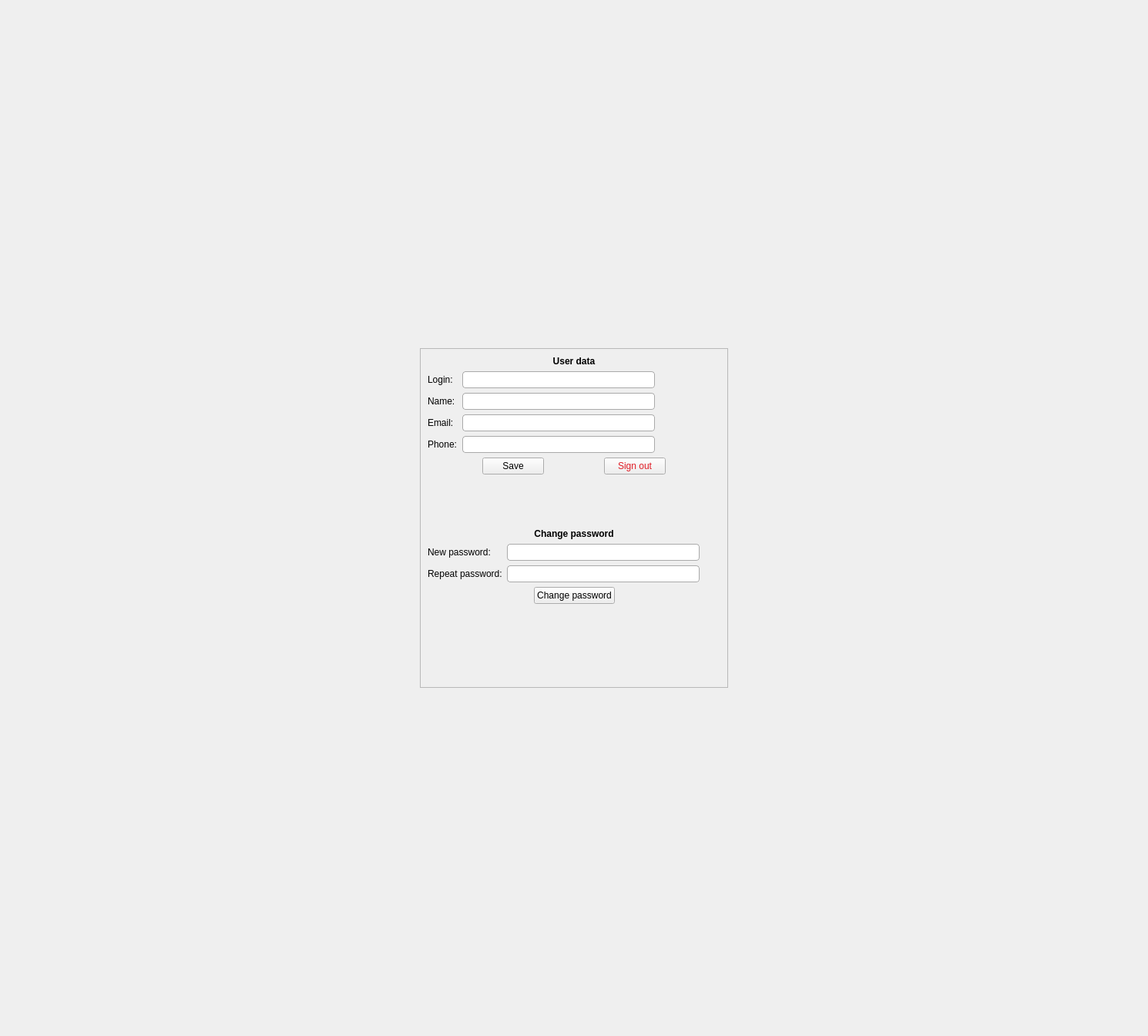
<?xml version="1.0" encoding="UTF-8"?>
<ui version="4.0">
 <class>ScreenUserProfile</class>
 <widget class="QWidget" name="ScreenUserProfile">
  <property name="geometry">
   <rect>
    <x>0</x>
    <y>0</y>
    <width>1490</width>
    <height>1345</height>
   </rect>
  </property>
  <property name="minimumSize">
   <size>
    <width>320</width>
    <height>0</height>
   </size>
  </property>
  <property name="windowTitle">
   <string>Form</string>
  </property>
  <layout class="QGridLayout" name="gridLayout">
   <item row="0" column="1">
    <spacer name="verticalSpacer_4">
     <property name="orientation">
      <enum>Qt::Orientation::Vertical</enum>
     </property>
     <property name="sizeHint" stdset="0">
      <size>
       <width>20</width>
       <height>157</height>
      </size>
     </property>
    </spacer>
   </item>
   <item row="1" column="0">
    <spacer name="horizontalSpacer_2">
     <property name="orientation">
      <enum>Qt::Orientation::Horizontal</enum>
     </property>
     <property name="sizeHint" stdset="0">
      <size>
       <width>335</width>
       <height>20</height>
      </size>
     </property>
    </spacer>
   </item>
   <item row="1" column="1">
    <widget class="QFrame" name="frame">
     <property name="sizePolicy">
      <sizepolicy hsizetype="Fixed" vsizetype="Expanding">
       <horstretch>0</horstretch>
       <verstretch>0</verstretch>
      </sizepolicy>
     </property>
     <property name="minimumSize">
      <size>
       <width>400</width>
       <height>0</height>
      </size>
     </property>
     <property name="maximumSize">
      <size>
       <width>400</width>
       <height>16777215</height>
      </size>
     </property>
     <property name="frameShape">
      <enum>QFrame::Shape::StyledPanel</enum>
     </property>
     <property name="frameShadow">
      <enum>QFrame::Shadow::Raised</enum>
     </property>
     <layout class="QVBoxLayout" name="verticalLayout">
      <item>
       <widget class="QLabel" name="changePasswordLabel_2">
        <property name="font">
         <font>
          <bold>true</bold>
         </font>
        </property>
        <property name="text">
         <string>User data</string>
        </property>
        <property name="alignment">
         <set>Qt::AlignmentFlag::AlignCenter</set>
        </property>
       </widget>
      </item>
      <item>
       <layout class="QFormLayout" name="formLayout">
        <item row="0" column="0">
         <widget class="QLabel" name="label">
          <property name="text">
           <string>Login:</string>
          </property>
         </widget>
        </item>
        <item row="0" column="1">
         <widget class="QLineEdit" name="loginLineEdit">
          <property name="enabled">
           <bool>true</bool>
          </property>
          <property name="sizePolicy">
           <sizepolicy hsizetype="Fixed" vsizetype="Fixed">
            <horstretch>0</horstretch>
            <verstretch>0</verstretch>
           </sizepolicy>
          </property>
          <property name="minimumSize">
           <size>
            <width>250</width>
            <height>0</height>
           </size>
          </property>
          <property name="maximumSize">
           <size>
            <width>250</width>
            <height>16777215</height>
           </size>
          </property>
          <property name="styleSheet">
           <string notr="true">color: black; border:1px solid #aaa; border-radius:4px; padding:2px;</string>
          </property>
          <property name="readOnly">
           <bool>true</bool>
          </property>
         </widget>
        </item>
        <item row="1" column="0">
         <widget class="QLabel" name="label_2">
          <property name="text">
           <string>Name:</string>
          </property>
         </widget>
        </item>
        <item row="1" column="1">
         <widget class="QLineEdit" name="nameLineEdit">
          <property name="enabled">
           <bool>true</bool>
          </property>
          <property name="sizePolicy">
           <sizepolicy hsizetype="Fixed" vsizetype="Fixed">
            <horstretch>0</horstretch>
            <verstretch>0</verstretch>
           </sizepolicy>
          </property>
          <property name="minimumSize">
           <size>
            <width>250</width>
            <height>0</height>
           </size>
          </property>
          <property name="maximumSize">
           <size>
            <width>250</width>
            <height>16777215</height>
           </size>
          </property>
          <property name="styleSheet">
           <string notr="true">color: black; border:1px solid #aaa; border-radius:4px; padding:2px;</string>
          </property>
         </widget>
        </item>
        <item row="2" column="0">
         <widget class="QLabel" name="label_4">
          <property name="text">
           <string>Email:</string>
          </property>
         </widget>
        </item>
        <item row="2" column="1">
         <widget class="QLineEdit" name="emailLineEdit">
          <property name="enabled">
           <bool>true</bool>
          </property>
          <property name="sizePolicy">
           <sizepolicy hsizetype="Fixed" vsizetype="Fixed">
            <horstretch>0</horstretch>
            <verstretch>0</verstretch>
           </sizepolicy>
          </property>
          <property name="minimumSize">
           <size>
            <width>250</width>
            <height>0</height>
           </size>
          </property>
          <property name="maximumSize">
           <size>
            <width>250</width>
            <height>16777215</height>
           </size>
          </property>
          <property name="toolTip">
           <string/>
          </property>
          <property name="styleSheet">
           <string notr="true">color: black; border:1px solid #aaa; border-radius:4px; padding:2px;</string>
          </property>
         </widget>
        </item>
        <item row="3" column="0">
         <widget class="QLabel" name="label_3">
          <property name="text">
           <string>Phone:</string>
          </property>
         </widget>
        </item>
        <item row="3" column="1">
         <widget class="QLineEdit" name="phoneLineEdit">
          <property name="enabled">
           <bool>true</bool>
          </property>
          <property name="sizePolicy">
           <sizepolicy hsizetype="Fixed" vsizetype="Fixed">
            <horstretch>0</horstretch>
            <verstretch>0</verstretch>
           </sizepolicy>
          </property>
          <property name="minimumSize">
           <size>
            <width>250</width>
            <height>0</height>
           </size>
          </property>
          <property name="maximumSize">
           <size>
            <width>250</width>
            <height>16777215</height>
           </size>
          </property>
          <property name="styleSheet">
           <string notr="true">color: black; border:1px solid #aaa; border-radius:4px; padding:2px;</string>
          </property>
         </widget>
        </item>
       </layout>
      </item>
      <item>
       <layout class="QHBoxLayout" name="horizontalLayout">
        <item>
         <spacer name="horizontalSpacer_4">
          <property name="orientation">
           <enum>Qt::Orientation::Horizontal</enum>
          </property>
          <property name="sizeHint" stdset="0">
           <size>
            <width>40</width>
            <height>20</height>
           </size>
          </property>
         </spacer>
        </item>
        <item>
         <widget class="QPushButton" name="savePushButton">
          <property name="enabled">
           <bool>true</bool>
          </property>
          <property name="text">
           <string>Save</string>
          </property>
         </widget>
        </item>
        <item>
         <spacer name="horizontalSpacer">
          <property name="orientation">
           <enum>Qt::Orientation::Horizontal</enum>
          </property>
          <property name="sizeHint" stdset="0">
           <size>
            <width>40</width>
            <height>20</height>
           </size>
          </property>
         </spacer>
        </item>
        <item>
         <widget class="QPushButton" name="cancelPushButton">
          <property name="enabled">
           <bool>true</bool>
          </property>
          <property name="styleSheet">
           <string notr="true">color: rgb(224, 27, 36);</string>
          </property>
          <property name="text">
           <string>Sign out</string>
          </property>
         </widget>
        </item>
        <item>
         <spacer name="horizontalSpacer_5">
          <property name="orientation">
           <enum>Qt::Orientation::Horizontal</enum>
          </property>
          <property name="sizeHint" stdset="0">
           <size>
            <width>40</width>
            <height>20</height>
           </size>
          </property>
         </spacer>
        </item>
       </layout>
      </item>
      <item>
       <spacer name="verticalSpacer_6">
        <property name="orientation">
         <enum>Qt::Orientation::Vertical</enum>
        </property>
        <property name="sizeType">
         <enum>QSizePolicy::Policy::Fixed</enum>
        </property>
        <property name="sizeHint" stdset="0">
         <size>
          <width>20</width>
          <height>13</height>
         </size>
        </property>
       </spacer>
      </item>
      <item>
       <widget class="QLabel" name="hintLabel">
        <property name="sizePolicy">
         <sizepolicy hsizetype="Fixed" vsizetype="Fixed">
          <horstretch>0</horstretch>
          <verstretch>0</verstretch>
         </sizepolicy>
        </property>
        <property name="minimumSize">
         <size>
          <width>300</width>
          <height>32</height>
         </size>
        </property>
        <property name="maximumSize">
         <size>
          <width>300</width>
          <height>32</height>
         </size>
        </property>
        <property name="text">
         <string/>
        </property>
        <property name="wordWrap">
         <bool>true</bool>
        </property>
       </widget>
      </item>
      <item>
       <spacer name="verticalSpacer_5">
        <property name="orientation">
         <enum>Qt::Orientation::Vertical</enum>
        </property>
        <property name="sizeType">
         <enum>QSizePolicy::Policy::Fixed</enum>
        </property>
        <property name="sizeHint" stdset="0">
         <size>
          <width>40</width>
          <height>13</height>
         </size>
        </property>
       </spacer>
      </item>
      <item>
       <widget class="QLabel" name="changePasswordLabel">
        <property name="font">
         <font>
          <bold>true</bold>
         </font>
        </property>
        <property name="text">
         <string>Change password</string>
        </property>
        <property name="alignment">
         <set>Qt::AlignmentFlag::AlignCenter</set>
        </property>
       </widget>
      </item>
      <item>
       <layout class="QFormLayout" name="formLayout_2">
        <item row="0" column="0">
         <widget class="QLabel" name="newPasswordLabel">
          <property name="text">
           <string>New password:</string>
          </property>
         </widget>
        </item>
        <item row="0" column="1">
         <widget class="QLineEdit" name="passwordLineEdit">
          <property name="enabled">
           <bool>true</bool>
          </property>
          <property name="sizePolicy">
           <sizepolicy hsizetype="Fixed" vsizetype="Fixed">
            <horstretch>0</horstretch>
            <verstretch>0</verstretch>
           </sizepolicy>
          </property>
          <property name="minimumSize">
           <size>
            <width>250</width>
            <height>0</height>
           </size>
          </property>
          <property name="maximumSize">
           <size>
            <width>250</width>
            <height>16777215</height>
           </size>
          </property>
          <property name="toolTip">
           <string>At least 5 and no more than 20 characters, at least one uppercase letter and one digit (Latin letters only)</string>
          </property>
          <property name="styleSheet">
           <string notr="true">color: black; border:1px solid #aaa; border-radius:4px; padding:2px;</string>
          </property>
          <property name="echoMode">
           <enum>QLineEdit::EchoMode::PasswordEchoOnEdit</enum>
          </property>
         </widget>
        </item>
        <item row="1" column="0">
         <widget class="QLabel" name="confirmPasswordLabel">
          <property name="text">
           <string>Repeat password:</string>
          </property>
         </widget>
        </item>
        <item row="1" column="1">
         <widget class="QLineEdit" name="confirnPasswordLineEdit">
          <property name="enabled">
           <bool>true</bool>
          </property>
          <property name="sizePolicy">
           <sizepolicy hsizetype="Fixed" vsizetype="Fixed">
            <horstretch>0</horstretch>
            <verstretch>0</verstretch>
           </sizepolicy>
          </property>
          <property name="minimumSize">
           <size>
            <width>250</width>
            <height>0</height>
           </size>
          </property>
          <property name="maximumSize">
           <size>
            <width>250</width>
            <height>16777215</height>
           </size>
          </property>
          <property name="toolTip">
           <string>Repeat the password</string>
          </property>
          <property name="styleSheet">
           <string notr="true">color: black; border:1px solid #aaa; border-radius:4px; padding:2px;</string>
          </property>
          <property name="echoMode">
           <enum>QLineEdit::EchoMode::PasswordEchoOnEdit</enum>
          </property>
         </widget>
        </item>
       </layout>
      </item>
      <item>
       <layout class="QHBoxLayout" name="horizontalLayout_3">
        <item>
         <spacer name="horizontalSpacer_6">
          <property name="orientation">
           <enum>Qt::Orientation::Horizontal</enum>
          </property>
          <property name="sizeHint" stdset="0">
           <size>
            <width>40</width>
            <height>20</height>
           </size>
          </property>
         </spacer>
        </item>
        <item>
         <widget class="QPushButton" name="changePasswordPushButton">
          <property name="text">
           <string>Change password</string>
          </property>
         </widget>
        </item>
        <item>
         <spacer name="horizontalSpacer_7">
          <property name="orientation">
           <enum>Qt::Orientation::Horizontal</enum>
          </property>
          <property name="sizeHint" stdset="0">
           <size>
            <width>40</width>
            <height>20</height>
           </size>
          </property>
         </spacer>
        </item>
       </layout>
      </item>
      <item>
       <spacer name="verticalSpacer_2">
        <property name="orientation">
         <enum>Qt::Orientation::Vertical</enum>
        </property>
        <property name="sizeHint" stdset="0">
         <size>
          <width>20</width>
          <height>40</height>
         </size>
        </property>
       </spacer>
      </item>
     </layout>
    </widget>
   </item>
   <item row="1" column="2">
    <spacer name="horizontalSpacer_3">
     <property name="orientation">
      <enum>Qt::Orientation::Horizontal</enum>
     </property>
     <property name="sizeHint" stdset="0">
      <size>
       <width>335</width>
       <height>20</height>
      </size>
     </property>
    </spacer>
   </item>
   <item row="2" column="1">
    <spacer name="verticalSpacer">
     <property name="orientation">
      <enum>Qt::Orientation::Vertical</enum>
     </property>
     <property name="sizeHint" stdset="0">
      <size>
       <width>20</width>
       <height>156</height>
      </size>
     </property>
    </spacer>
   </item>
  </layout>
 </widget>
 <resources/>
 <connections/>
</ui>
